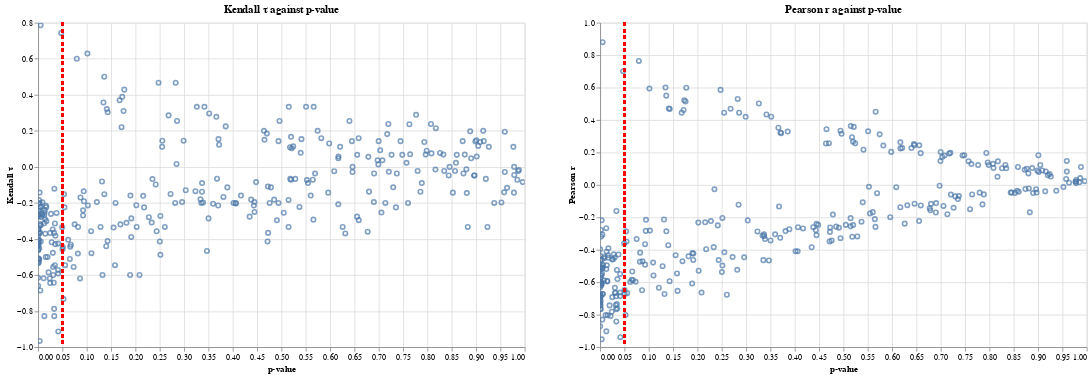

The notebook cell this image was saved under:
### Code cell
import altair as alt

chart1 = alt.Chart(df_bloom).mark_point().encode(
    x='p-value',
    y='Kendall τ',
    tooltip=['site', 'State', 'p-value', 'Kendall τ']
).interactive().properties(width=600, height=400, title='Kendall τ against p-value' )

chart2 = alt.Chart(df_bloom).mark_point().encode(
    x='p-value',
    y='Pearson r',
    tooltip=['site', 'State', 'p-value', 'Pearson r']
).interactive().properties(width=600, height=400, title='Pearson r against p-value')

rule1 = alt.Chart(df_bloom).mark_rule(color='red', opacity=0.5, strokeWidth=2, strokeDash=[4, 4]).encode(
    x=alt.datum(0.05)
)

rule2 = alt.Chart(df_bloom).mark_rule(color='red', opacity=0.5, strokeWidth=2, strokeDash=[4, 4]).encode(
    x=alt.datum(0.05)
)

layer_chart = (chart1 + rule1) | (chart2 + rule2)
layer_chart.spacing = 50
layer_chart

### Figure 1 — Vega-Lite specification as saved in the notebook (floating-point values rounded to 4 significant figures; data arrays with more than 128 entries replaced by an {"elided": "..."} marker saying what was removed)
{"config": {"view": {"continuousWidth": 400, "continuousHeight": 300}}, "hconcat": [{"layer": [{"mark": "point", "encoding": {"tooltip": [{"field": "site", "type": "nominal"}, {"field": "State", "type": "nominal"}, {"field": "p-value", "type": "quantitative"}, {"field": "Kendall τ", "type": "quantitative"}], "x": {"field": "p-value", "type": "quantitative"}, "y": {"field": "Kendall τ", "type": "quantitative"}}, "height": 400, "selection": {"selector005": {"type": "interval", "bind": "scales", "encodings": ["x", "y"]}}, "title": "Kendall τ against p-value", "width": 600}, {"mark": {"type": "rule", "color": "red", "opacity": 0.5, "strokeDash": [4, 4], "strokeWidth": 2}, "encoding": {"x": {"datum": 0.05}}}]}, {"layer": [{"mark": "point", "encoding": {"tooltip": [{"field": "site", "type": "nominal"}, {"field": "State", "type": "nominal"}, {"field": "p-value", "type": "quantitative"}, {"field": "Pearson r", "type": "quantitative"}], "x": {"field": "p-value", "type": "quantitative"}, "y": {"field": "Pearson r", "type": "quantitative"}}, "height": 400, "selection": {"selector006": {"type": "interval", "bind": "scales", "encodings": ["x", "y"]}}, "title": "Pearson r against p-value", "width": 600}, {"mark": {"type": "rule", "color": "red", "opacity": 0.5, "strokeDash": [4, 4], "strokeWidth": 2}, "encoding": {"x": {"datum": 0.05}}}]}], "data": {"name": "data-412a3e1655aa1665f0a8d1a1fcee9690"}, "spacing": 50, "$schema": "https://vega.github.io/schema/vega-lite/v4.17.0.json", "datasets": {"data-412a3e1655aa1665f0a8d1a1fcee9690": {"elided": "329 records"}}}
